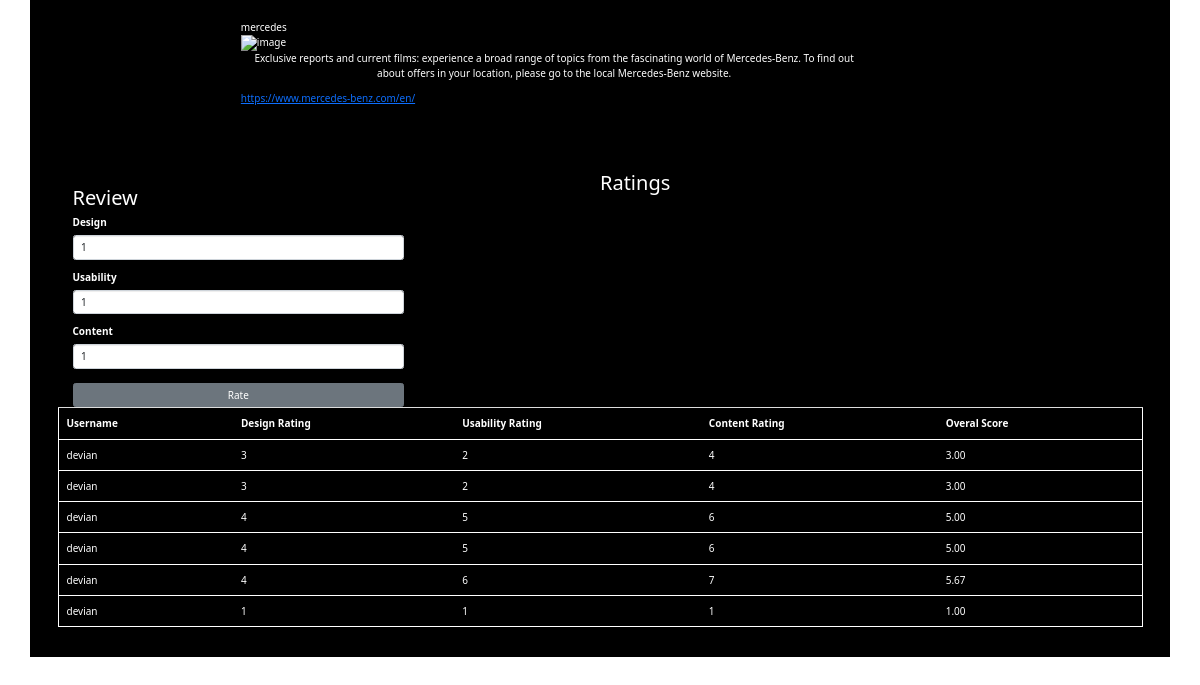
/review/17 (signed in), run on the app's committed database.
### awards/models.py (models this page shows, shortened)
class Project(models.Model):
    image = CloudinaryField('image')
    user = models.ForeignKey(Profile, on_delete=models.CASCADE, related_name='posts', null=True)
    title=models.CharField(max_length=30, blank=True)
    time_posted=models.DateTimeField(auto_now_add=True, null=True)
    description = models.TextField(max_length=1000, null=True)
    url = models.URLField(max_length=100, null=True)
    class Meta:
        ordering = ["-pk"]

class Rates(models.Model):
    RATE_CHOICES = (
        (1, '1'),
        (2, '2'),
        (3, '3'),
        (4, '4'),
        (5, '5'),
        (6, '6'),
        (7, '7'),
        (8, '8'),
        (9, '9'),
        (10, '10'),
    )
    user = models.ForeignKey(User, on_delete=models.CASCADE,null=True)
    project = models.ForeignKey(Project,on_delete=models.CASCADE,null=True)
    design =models.IntegerField(choices=RATE_CHOICES, default=0,blank=False)
    content =models.IntegerField(choices=RATE_CHOICES, default=0,blank=False)
    usability =models.IntegerField(choices=RATE_CHOICES, default=0,blank=False)
    average = models.DecimalField(default=1, blank=False, decimal_places=2, max_digits=40)
    date = models.DateTimeField(auto_now_add =True)

### awards/views.py (the view)
# urls.py: path('review/<int:id>', views.review, name='review'),
@login_required(login_url='/accounts/login')
def review(request, id):
    project = Project.objects.get(id=id)
    rate = Rates.objects.filter(user=request.user, project=project).first()
    ratings = Rates.objects.all()
    rating_status = None
    if rate is None:
        rating_status = False
    else:
        rating_status = True
    current_user = request.user
    if request.method == 'POST':
        form = RatingForm(request.POST)
        if form.is_valid():
            design = form.cleaned_data['design']
            usability = form.cleaned_data['usability']
            content = form.cleaned_data['content']
            review = Rates()
            review.project = project
            review.user = current_user
            review.design = design
            review.usability = usability
            review.content = content
            review.average = (
                review.design + review.usability + review.content)/3
            review.save()
            return HttpResponseRedirect(reverse('review', args=(project.id,)))
    else:
        form = RatingForm()
    params = {
        'project': project,
        'form': form,
        'rating_status': rating_status,
        'reviews': ratings,
        'ratings': rate
    }
    return render(request, 'projectdets.html', params)

### awards/forms.py
class RatingForm(forms.ModelForm):
    class Meta:
        model = Rates
        fields = [
            'design',
             'usability',
             'content'
             ]

### awards/templates/projectdets.html (shortened to what this page needs)
{%extends 'base.html'%}
{% load bootstrap3 %}
{% block content %}
{% block styles %}
{% load static %}
{% bootstrap_css %}
    <link rel="stylesheet" href="https://cdn.jsdelivr.net/npm/bootstrap@4.6.1/dist/css/bootstrap.min.css">
    <link href="https://cdn.jsdelivr.net/npm/bootstrap@5.0.2/dist/css/bootstrap.min.css" rel="stylesheet"
>
    <link rel="stylesheet" href="https://pro.fontawesome.com/releases/v5.10.0/css/all.css"
 />
{% endblock%}
<div class="container-xl">
  <div class="container-fluid">
    <div class="row">
        <div class="col-md-2">
        </div>
        <div class="col-md-7">
            {{project.title}} <br>
          <img id="image" class="modal-img" src="{{project.image.url}}" alt="image" width="70%" height="100%">
          <div class="details">
                    <p class="text-center"> {{project.description}}</p>
                      <a href="">{{project.url}}</a> <br> <br>
                  </div>
            </div>
        </div>
        <div class="rev">
        <div class="col-md-4">
            <h2 class="mt-4">Review </h2>
            {% if rating_status %}
            <h5>You have already done your review</h5>
            {% else %}
            {% if user.is_authenticated %}
            <form action="" method="post" enctype="multipart/form-data">
                {% bootstrap_form form %}
                <button class="btn  btn-secondary btn-block" style="margin-top:4px;" value="review"
                    type="submit">Rate</button>
            </form>
            {% endif %}
            {% endif %}
        </div>
        <div class="col-md-2"></div>
    <h2>Ratings</h2>
            <table class="table" >
                <th>Username</th>
                <th>Design Rating</th>
                <th>Usability Rating</th>
                <th>Content Rating</th>
                <th>Overal Score</th>
                {% for reviews in reviews %}
                <tr>
                    <td class="username">{{ reviews.user.username }}</td>
                    <td class="design">{{ reviews.design }}</td>
                    <td class="usab">{{ reviews.usability }}</td>
                    <td class="content">{{ reviews.content }}</td>
                    <td class="ave">{{reviews.average  }}</td>
                </tr>
                {% endfor %}
            </table>
          </div>
          </div>
        </div>
    {% endblock %}

### awards/templates/projectdets.html (style rules this page uses)
.container-xl { background-color: black; color: white; padding: 20px; }
.table { color: white; border: 1px solid white; }
.row { margin-bottom: 50px; }
.rev { margin-top: 50px; }

### data on the page
Project: title "mercedes", description "Exclusive reports and current films: experience a broad range of topics from the fascinating world of Mercedes-Benz. To find out about offers in your location, please go to the local Mercedes-Benz website.", url "https://www.mercedes-benz.com/en/"
Rates: user.username "devian", design "3", usability "2", content "4", average "3.00"
Rates: user.username "devian", design "3", usability "2", content "4", average "3.00"
Rates: user.username "devian", design "4", usability "5", content "6", average "5.00"
Rates: user.username "devian", design "4", usability "5", content "6", average "5.00"
Rates: user.username "devian", design "4", usability "6", content "7", average "5.67"
Rates: user.username "devian", design "1", usability "1", content "1", average "1.00"
